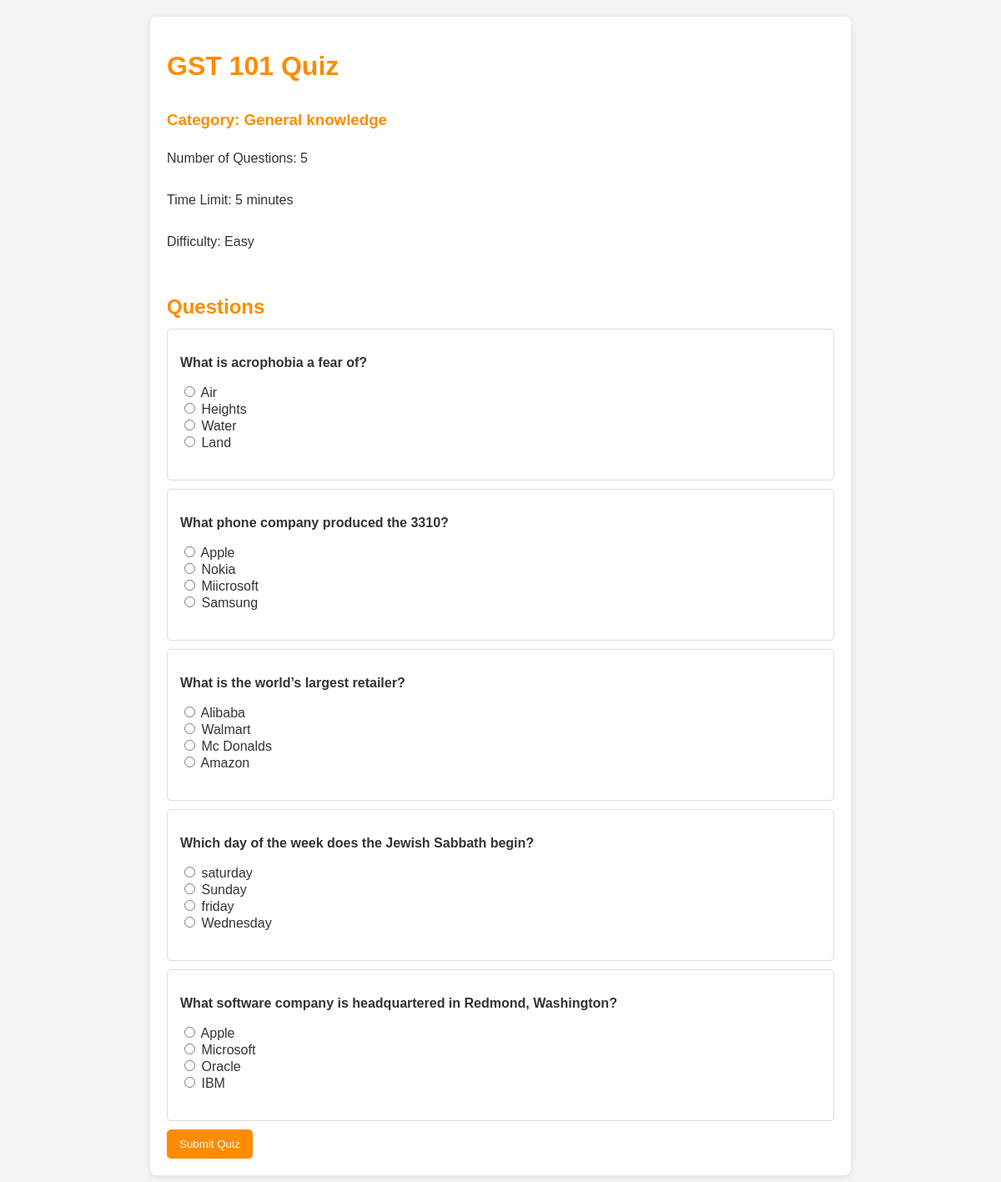
/quizzes/1/ (signed in), run on the app's committed database.
### QuizApp/models.py (models this page shows, shortened)
class Quiz(models.Model):
    name = models.CharField(max_length=200, default='New Quiz')
    category = models.ForeignKey(Category, on_delete=models.CASCADE)
    topic = models.CharField(max_length=255, default='General')
    number_of_questions = models.IntegerField(default=10)
    time = models.IntegerField(help_text="Duration of the quiz in minutes", default=30)
    required_score_to_pass = models.IntegerField(help_text="Required score in percentage", default=50)
    difficulty = models.CharField(max_length=6, choices=DIFF_CHOICES, default='easy')
    def get_questions(self):
        return self.questions.all()

class Category(models.Model):
    name = models.CharField(max_length=100)
    description = models.TextField(blank=True)

class Question(models.Model):
    category = models.ForeignKey(Category, on_delete=models.CASCADE)
    quiz = models.ForeignKey(Quiz, related_name='questions', on_delete=models.SET_NULL, null=True)
    text = models.CharField(max_length=255)
    option1 = models.CharField(max_length=255, default='Option 1')
    option2 = models.CharField(max_length=255, default='Option 2')
    option3 = models.CharField(max_length=255, default='Option 3')
    option4 = models.CharField(max_length=255, default='Option 4')
    correct_option = models.IntegerField(choices=[(1, 'Option 1'), (2, 'Option 2'), (3, 'Option 3'), (4, 'Option 4')], default=1)

### QuizApp/views.py (the view, shortened to what this page needs)
# urls.py: path('quizzes/<int:quiz_id>/', views.quiz_view, name='quiz_view'),  # Take a specific quiz
@login_required
def quiz_view(request, quiz_id):
    quiz = get_object_or_404(Quiz, id=quiz_id)
    questions = quiz.get_questions()  # Returns a queryset
    print(f"User type: {type(request.user)}")
    print(f"Questions type: {type(questions)}")
    return render(request, 'quiz/quiz.html', {
        'quiz': quiz,
        'questions': questions,
    })

### QuizApp/templates/quiz/quiz.html (shortened to what this page needs)
{% load static %}
<!DOCTYPE html>
<html lang="en">
<head>
    <link rel="stylesheet" type="text/css" href="{% static 'styles/styles.css' %}">
</head>
<body>
<div class="quiz-container">
    <h1>{{ quiz.name }}</h1>
    <div class="quiz-details">
        <h3>Category: {{ quiz.category.name }}</h3>
        <p>Number of Questions: {{ quiz.number_of_questions }}</p>
        <p>Time Limit: {{ quiz.time }} minutes</p>
        <p>Difficulty: {{ quiz.difficulty|title }}</p>
    </div>
<div class="quiz-questions">
    {% if questions %}
        <form method="POST">
            <h2>Questions</h2>
            {% for question in questions %}
                <div class="question">
                    <p><strong>{{ question.text }}</strong></p>
                    <div class="options">
                        <label>
                            <input type="radio" name="question_{{ question.id }}" value="1">
                            {{ question.option1 }}
                        </label>
                        <label>
                            <input type="radio" name="question_{{ question.id }}" value="2">
                            {{ question.option2 }}
                        </label>
                        <label>
                            <input type="radio" name="question_{{ question.id }}" value="3">
                            {{ question.option3 }}
                        </label>
                        <label>
                            <input type="radio" name="question_{{ question.id }}" value="4">
                            {{ question.option4 }}
                        </label>
                    </div>
                </div>
            {% endfor %}
            <button type="submit" class="btn-submit">Submit Quiz</button>
        </form>
    {% else %}
        <p>No questions available for this category. Please select a different category.</p>
    {% endif %}
    </div>
</div>
</body>
</html>

### static/styles/styles.css (style rules this page uses)
body { font-family: Arial, sans-serif; background-color: #f5f5f5; color: #333; margin: 0; padding: 0; }
h1, h2, h3, h4 { color: #ff8c00; margin-bottom: 0.5em; }
.quiz-container, .result-container, .quiz-list-container, .quiz-detail-container, .add-quiz-container, .add-question-container { max-width: 800px; margin: 20px auto; padding: 20px; background-color: #ffffff; border-radius: 8px; box-shadow: 0 2px 10px rgba(0, 0, 0, 0.1); display: flex; flex-direction: column; animation: fadeIn 0.5s; }
.btn-submit, button { background-color: #ff8c00; color: white; border: none; border-radius: 5px; padding: 10px 15px; cursor: pointer; transition: background-color 0.3s, transform 0.2s; }
.quiz-details, .options { display: flex; flex-direction: column; margin-bottom: 20px; }
.question { border: 1px solid #ddd; padding: 15px; border-radius: 5px; margin-bottom: 10px; transition: box-shadow 0.3s; }

### data on the page
Quiz: name "GST 101 Quiz", category.name "General knowledge", number_of_questions "5", time "5", difficulty "Easy"
Question: text "What is acrophobia a fear of?", option1 "Air", option2 "Heights", option3 "Water", option4 "Land"
Question: text "What phone company produced the 3310?", option1 "Apple", option2 "Nokia", option3 "Miicrosoft", option4 "Samsung"
Question: text "What is the world’s largest retailer?", option1 "Alibaba", option2 "Walmart", option3 "Mc Donalds", option4 "Amazon"
Question: text "Which day of the week does the Jewish Sabbath begin?", option1 "saturday", option2 "Sunday", option3 "friday", option4 "Wednesday"
Question: text "What software company is headquartered in Redmond, Washington?", option1 "Apple", option2 "Microsoft", option3 "Oracle", option4 "IBM"
